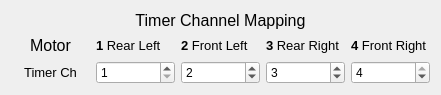
     <widget class="QWidget" name="layoutWidget">
      <property name="geometry">
       <rect>
        <x>440</x>
        <y>10</y>
        <width>441</width>
        <height>91</height>
       </rect>
      </property>
      <layout class="QVBoxLayout" name="verticalLayout_7">
       <item>
        <widget class="QLabel" name="label_47">
         <property name="text">
          <string>&lt;html&gt;&lt;head/&gt;&lt;body&gt;&lt;p align=&quot;center&quot;&gt;&lt;span style=&quot; font-size:12pt;&quot;&gt;Timer Channel Mapping&lt;/span&gt;&lt;/p&gt;&lt;/body&gt;&lt;/html&gt;</string>
         </property>
        </widget>
       </item>
       <item>
        <layout class="QVBoxLayout" name="verticalLayout_20">
         <item>
          <layout class="QHBoxLayout" name="horizontalLayout_16">
           <item>
            <widget class="QLabel" name="label_40">
             <property name="text">
              <string>&lt;html&gt;&lt;head/&gt;&lt;body&gt;&lt;p align=&quot;center&quot;&gt;&lt;span style=&quot; font-size:12pt;&quot;&gt;Motor&lt;/span&gt;&lt;/p&gt;&lt;/body&gt;&lt;/html&gt;</string>
             </property>
            </widget>
           </item>
           <item>
            <widget class="QLabel" name="label_41">
             <property name="text">
              <string>&lt;html&gt;&lt;head/&gt;&lt;body&gt;&lt;p&gt;&lt;span style=&quot; font-size:10pt; font-weight:600;&quot;&gt;1&lt;/span&gt;&lt;span style=&quot; font-size:10pt;&quot;&gt; Rear Left&lt;/span&gt;&lt;/p&gt;&lt;/body&gt;&lt;/html&gt;</string>
             </property>
            </widget>
           </item>
           <item>
            <widget class="QLabel" name="label_42">
             <property name="text">
              <string>&lt;html&gt;&lt;head/&gt;&lt;body&gt;&lt;p&gt;&lt;span style=&quot; font-size:10pt; font-weight:600;&quot;&gt;2&lt;/span&gt;&lt;span style=&quot; font-size:10pt;&quot;&gt; Front Left&lt;/span&gt;&lt;/p&gt;&lt;/body&gt;&lt;/html&gt;</string>
             </property>
            </widget>
           </item>
           <item>
            <widget class="QLabel" name="label_43">
             <property name="text">
              <string>&lt;html&gt;&lt;head/&gt;&lt;body&gt;&lt;p&gt;&lt;span style=&quot; font-size:10pt; font-weight:600;&quot;&gt;3&lt;/span&gt;&lt;span style=&quot; font-size:10pt;&quot;&gt; Rear Right&lt;/span&gt;&lt;/p&gt;&lt;/body&gt;&lt;/html&gt;</string>
             </property>
            </widget>
           </item>
           <item>
            <widget class="QLabel" name="label_44">
             <property name="text">
              <string>&lt;html&gt;&lt;head/&gt;&lt;body&gt;&lt;p&gt;&lt;span style=&quot; font-size:10pt; font-weight:600;&quot;&gt;4&lt;/span&gt;&lt;span style=&quot; font-size:10pt;&quot;&gt; Front Right&lt;/span&gt;&lt;/p&gt;&lt;/body&gt;&lt;/html&gt;</string>
             </property>
            </widget>
           </item>
          </layout>
         </item>
         <item>
          <layout class="QHBoxLayout" name="horizontalLayout_20">
           <item>
            <widget class="QLabel" name="label_36">
             <property name="text">
              <string>&lt;html&gt;&lt;head/&gt;&lt;body&gt;&lt;p align=&quot;center&quot;&gt;&lt;span style=&quot; font-size:10pt;&quot;&gt;Timer Ch&lt;/span&gt;&lt;/p&gt;&lt;/body&gt;&lt;/html&gt;</string>
             </property>
            </widget>
           </item>
           <item>
            <widget class="QSpinBox" name="motor1_ch_spinBox">
             <property name="minimum">
              <number>1</number>
             </property>
             <property name="maximum">
              <number>4</number>
             </property>
            </widget>
           </item>
           <item>
            <widget class="QSpinBox" name="motor2_ch_spinBox">
             <property name="minimum">
              <number>1</number>
             </property>
             <property name="maximum">
              <number>4</number>
             </property>
             <property name="value">
              <number>2</number>
             </property>
            </widget>
           </item>
           <item>
            <widget class="QSpinBox" name="motor3_ch_spinBox">
             <property name="minimum">
              <number>1</number>
             </property>
             <property name="maximum">
              <number>4</number>
             </property>
             <property name="value">
              <number>3</number>
             </property>
            </widget>
           </item>
           <item>
            <widget class="QSpinBox" name="motor4_ch_spinBox">
             <property name="minimum">
              <number>1</number>
             </property>
             <property name="maximum">
              <number>4</number>
             </property>
             <property name="value">
              <number>4</number>
             </property>
             <property name="displayIntegerBase">
              <number>10</number>
             </property>
            </widget>
           </item>
          </layout>
         </item>
        </layout>
       </item>
      </layout>
     </widget>
